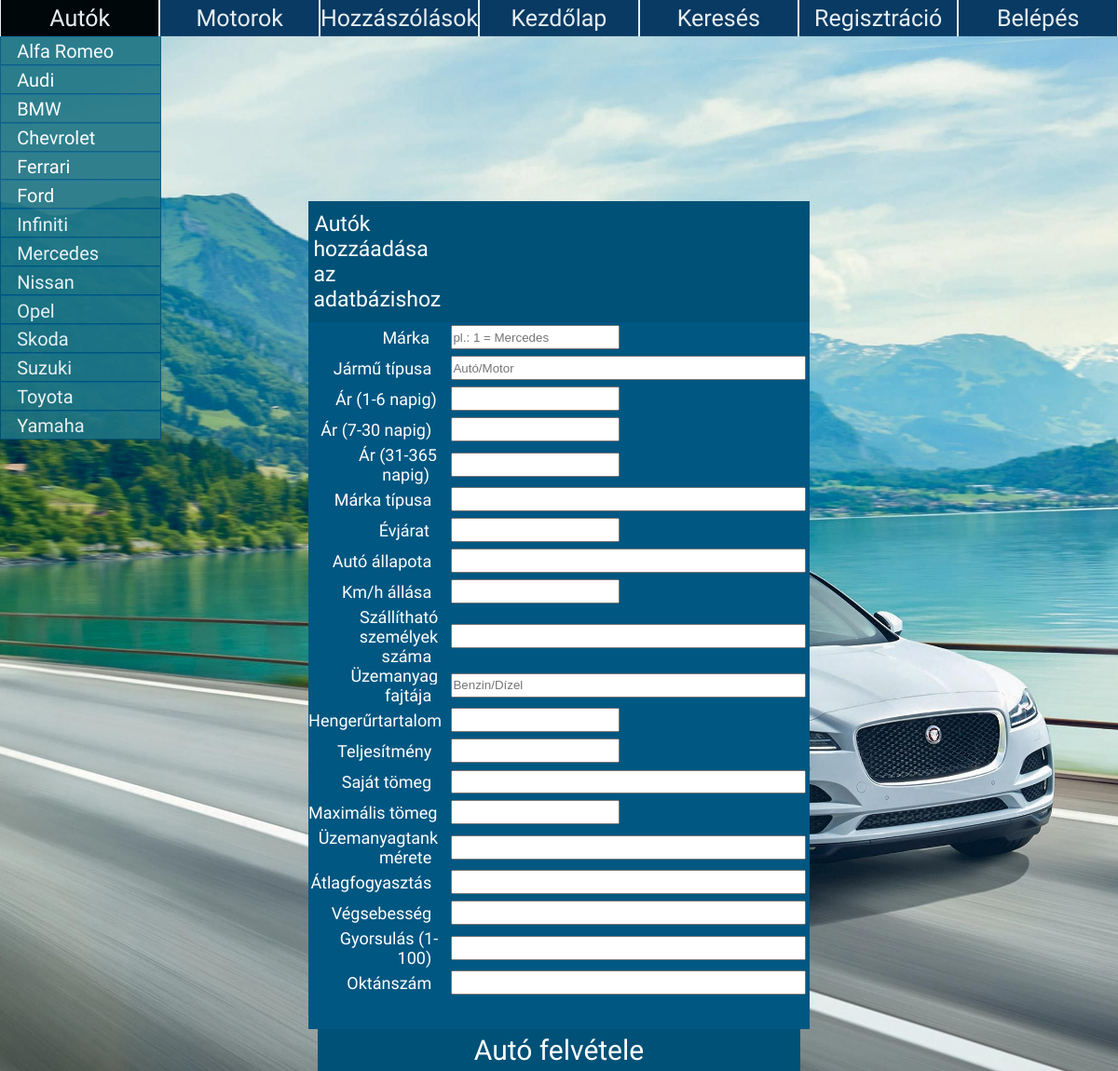
The app's page /autok_hozzaadasa.php with its own data.
### tables this page shows
CREATE TABLE `automarka` (
  `id` varchar(60) NOT NULL
  
);

### connection.php (called while the page is built)
<?php
	$conn = mysqli_connect("localhost", "root", "") or die("Failed to connect");
	if ( false == mysqli_select_db($conn, "jarmuadatbazis" )  ) {
		return null;
	}
	else{
		mysqli_query($conn, 'SET NAMES UTF-8');
		mysqli_query($conn, 'SET character_set_results=utf8');
		mysqli_set_charset($conn, 'utf8');
		return $conn;
	}
?>

### controller.php (called while the page is built, shortened)
<?php
class Controller{
	public function ListCars() {
		include('connection.php');
		$result = mysqli_query( $conn,"SELECT automarka.id from automarka order by automarka.id ASC;");
		return $result;
	}
	public function ListMotors() {
		include('connection.php');
		$result = mysqli_query( $conn,"SELECT motormarka.id from motormarka order by motormarka.id ASC;");
		return $result;
	}
}
?>

### autok_hozzaadasa.php (the view, shortened to what this page needs)
<?php
	include('connection.php');
	include('controller.php');
?>
<html>
		<link rel = "stylesheet" href = "style.css"/>
	<head>
	</head>
		<body id = "bgStyle">
				<div id = "container">
				<ul id = "menu">
					<li>
						<a href="autok.php">Autók</a>
						<div>
							<?php
								$AllCars = new Cars();
								$AllCars->ListCars();
								$listCars = $AllCars->ListCars();
								while($getCars = mysqli_fetch_assoc($listCars)){
										echo '<a href = "">'. $getCars['id']. '</a>';
								}
							?>
						</div>
					</li>
					<li>
						<a href="motorok.php">Motorok</a>
					</li>
					<li>
						<a href="hozzaszolasok.php">Hozzászólások</a>
					</li>
					<li>
						<a href="adminpage.php">Kezdőlap</a>
					</li>
					<li><a href="kereses.php">Keresés</a></li>
					<li><a href="regisztracio.php">Regisztráció</a></li>
					<li>
						<a href="belepes.php">Belépés</a>
					</li>
				</ul>
			</div>
			<div align = "center">
				<form method = "POST" action = "autok_hozzaadasa.php" enctype = "multipart/form-data" name = "car_upload">
					<table align = "center" width = "43.2%" id = "styleofwords" border = "0px" cellpadding = "0" cellspacing = "0">
						<tr>
							<td height = "0px"  width = "90%" id = "styleofwords2a"><font id = "styleofwords2a">Autók hozzáadása az adatbázishoz</font></td>
							<td height = "0px"  width = "10%" id = "styleofwords2a"><font id = "styleofwords2a"></font></td>
						</tr>
						<tr>
							<td height = "33px" id = "styleofwords10" >Márka<font id = "styleofwords12"></font></td>
							<td height = "33px" id = "styleofwords11"><input  type = "number"
							style="height:26px;" name = "marka_id" size = "45" placeholder = "pl.: 1 = Mercedes" required/>
							</td>
						</tr>
						<tr>
							<td height = "33px" id = "styleofwords7" >Jármű típusa<font id = "styleofwords8"></font></td>
							<td height = "33px" id = "styleofwords9"><input type = "text"
							style="height:26px;" name = "jarmutipus_id" size = "45" placeholder = "Autó/Motor" required /></td>
						</tr>
						<tr>
							<td height = "33px" id = "styleofwords10" >Ár (1-6 napig)<font id = "styleofwords12"></font></td>
							<td height = "33px" id = "styleofwords11"><input type = "number"
							style="height:26px;" name = "ar_1" size = "45" placeholder = "" required /></td>
						</tr>
						<tr>
							<td height = "33px" id = "styleofwords7" >Ár (7-30 napig)<font id = "styleofwords8"></font></td>
							<td height = "33px" id = "styleofwords9"><input type = "number" style="height:26px;" name = "ar_2" size = "45" required /></td>
						</tr>
						<tr>
							<td height = "33px" id = "styleofwords10" >Ár (31-365 napig)<font id = "styleofwords12"></font></td>
							<td height = "33px" id = "styleofwords11"><input type = "number" style="height:26px;" name = "ar_3" size = "45" height = "20" required /></td>
						</tr>
						<tr>
							<td height = "33px" id = "styleofwords7" >Márka típusa<font id = "styleofwords8"></font></td>
							<td height = "33px" id = "styleofwords9"><input type = "text" style="height:26px;" name = "marka_tipus" size = "45" required /></td>
						</tr>
						<tr>
							<td height = "33px" id = "styleofwords10" >Évjárat<font id = "styleofwords12"></font></td>
							<td height = "33px" id = "styleofwords11"><input type = "number" style="height:26px;" name = "evjarat" size = "45" required /></td>
						</tr>
						<tr>
							<td height = "33px" id = "styleofwords7" >Autó állapota<font id = "styleofwords8"></font></td>
							<td height = "33px" id = "styleofwords9"><input type = "text" style="height:26px;" name = "allapot" size = "45" required /></td>
						</tr>
						<tr>
							<td height = "33px" id = "styleofwords7" >Km/h állása<font id = "styleofwords8"/></td>
							<td height = "33px" id = "styleofwords9"><input type = "number" style="height:26px;" name = "km_ora_allasa" size = "45" required/></td>
						</tr>
						<tr>
							<td height = "33px" id = "styleofwords7" >Szállítható személyek száma<font id = "styleofwords8"/></td>
							<td height = "33px" id = "styleofwords9"><input type = "number" style="height:26px; width: 100%;" name = "szallithato_szemelyek" size = "45" placeholder = "" required/></td>
						</tr>
						<tr>
							<td height = "33px" id = "styleofwords7" >Üzemanyag fajtája<font id = "styleofwords8"></font></td>
							<td height = "33px" id = "styleofwords9"><input type = "text" style="height:26px; width: 100%;" name = "uzemanyag" size = "45" placeholder = "Benzin/Dízel" required /></td>
						</tr>
						<tr>
							<td height = "33px" id = "styleofwords7" >Hengerűrtartalom<font id = "styleofwords8"></font></td>
							<td height = "33px" id = "styleofwords9"><input type = "number" style="height:26px;" name = "hengerurtartalom" size = "45" placeholder = "" required /></td>
						</tr>
						<tr>
							<td height = "33px" id = "styleofwords7" >Teljesítmény<font id = "styleofwords8"></font></td>
							<td height = "33px" id = "styleofwords9"><input type = "number" style="height:26px;" name = "teljesitmeny" size = "45" placeholder = "" required /></td>
						</tr>
						<tr>
							<td height = "33px" id = "styleofwords7" >Saját tömeg<font id = "styleofwords8"></font></td>
							<td height = "33px" id = "styleofwords9"><input type = "number" style="height:25px; width: 100%;" name = "sajat_tomeg" size = "45" placeholder = "" required /></td>
						</tr>
						<tr>
							<td height = "33px" id = "styleofwords7" >Maximális tömeg<font id = "styleofwords8"></font></td>
							<td height = "33px" id = "styleofwords9"><input type = "number" style="height:26px;" name = "maximalis_tomeg" size = "45" placeholder = "" required /></td>
						</tr>
						<tr>
							<td height = "33px" id = "styleofwords7" >Üzemanyagtank mérete<font id = "styleofwords8"></font></td>
							<td height = "33px" id = "styleofwords9"><input type = "number" style="height:26px; width: 100%;" name = "tank_meret" size = "45" placeholder = "" required /></td>
						</tr>
						<tr>
							<td height = "33px" id = "styleofwords7" >Átlagfogyasztás<font id = "styleofwords8"></font></td>
							<td height = "33px" id = "styleofwords9"><input type = "number" step = "0.01" style="height:26px; width: 100%;" name = "atlagfogyasztas" size = "45" placeholder = "" required /></td>
						</tr>
						<tr>
							<td height = "33px" id = "styleofwords7" >Végsebesség<font id = "styleofwords8"></font></td>
							<td height = "33px" id = "styleofwords9"><input type = "number" style="height:26px; width: 100%;" name = "vegsebesseg" size = "45" placeholder = "" required /></td>
						</tr>
						<tr>
							<td height = "33px" id = "styleofwords7" >Gyorsulás (1-100)<font id = "styleofwords8"></font></td>
							<td height = "33px" id = "styleofwords9"><input type = "number" step = "0.01" style="height:26px; width: 100%;" name = "gyorsulas" size = "45" placeholder = "" required /></td>
						</tr>
						<tr>
							<td height = "33px" id = "styleofwords7" >Oktánszám<font id = "styleofwords8"></font></td>
							<td height = "33px" id = "styleofwords9"><input type = "number" style="height:26px; width: 100%;" name = "oktanszam" size = "45" placeholder = "" required /></td>
						</tr>
						<tr>
							<td height = "33px" id = "styleofwords7" ><font id = "styleofwords8"></font></td>
							<td height = "33px" id = "styleofwords7" ><font id = "styleofwords8"></font></td>
						</tr>
						</table>
						<table align = "center" width = "43.2%" id = "styleofwords" border = "0px" cellpadding = "0" cellspacing = "0">
							<tr>
								<td width = "100%"><input type = "submit" class = "input" value = "Autó felvétele" name = "autofelvetel" /></td>
							</tr>
					</table>
				</form>
			</div>
		</body>
</html>

### style.css (style rules this page uses)
#styleofwords { font-family: "Electrolize"; }
#styleofwords2a { font-size: 23px; font-family: "Electrolize"; text-align: left; background: rgb(0, 81, 119); color: #ffffff; padding: 2% 2% 2% 1%; margin: 0 0 0 0; width: 100%; }
#styleofwords7 { font-size: 18px; font-family: "Electrolize"; text-align: right; background: rgb(0, 87, 130); color: #ffffff; padding: 0 2% 0 0%; margin: 0 0 0 0; }
#styleofwords8 { font-size: 15px; font-family: "Electrolize"; text-align: left; background: rgb(0, 87, 130); color: red; padding: 3.5px; margin: 0 0 0 0; }
#styleofwords9 { font-size: 23px; font-family: "Electrolize"; text-align: left; background: rgb(0, 87, 130); color: #ffffff; padding: 3.5px; margin: 0 0 0 0; }
#styleofwords10 { font-size: 18px; font-family: "Electrolize"; text-align: right; background: rgb(0, 87, 130); color: #ffffff; padding: 0 12 0 29; border-style: solid black 1px; }
#styleofwords11 { font-size: 23px; font-family: "Electrolize"; text-align: left; background: rgb(0, 87, 130); color: #ffffff; padding: 3.5px; margin: 0 0 0 1; }
#styleofwords12 { font-size: 18px; font-family: "Electrolize"; text-align: left; background: rgb(0, 87, 130); color: red; padding: 3.5px; margin: 0 0 0 1; }
* { padding: 0px; margin: 0px; }
div#container { width: 100%; }
ul#menu { width: 100%; list-style: none; position: fixed; }
ul#menu li { float: left; width: 14.285%; height: 38px; background: rgb(0, 81, 119); margin: 0 0 0 0; padding: 0px; font-family: "Electrolize"; }
ul#menu li a { height: 32px; text-decoration: none; font-size: 25px; font-family: "Electrolize", Helvetica, light; text-align: center; background: #0B3861; color: #ffffff; padding: 3% 0 1% 0%; display: block; border-style: solid; border-color: #ffffff; border-width: 0 0.5px 0 0.5; opacity: 0.9; transition: 2s ease; }
ul#menu li div a { float: left; width: 90%; height: 25.5px; text-decoration: none; font-size: 20px; font-family: "Electrolize"; text-align: center; color: #ffffff; padding: 0px; display: block; text-align: left; margin: 0 0 0px 0; padding: 2% 0 0% 10%; border-style: solid; border-color: #006697 #005177 #005177 #005177 ; border-width: 0.1px; margin: 0 0 0 0; opacity: 0.9; transition: 1.8s ease; }
ul#menu li div { display: none; transition: all 0.8s ease-in-out 3s; }
ul#menu li div a:nth-child(odd) { display: block; background-color: rgb(29 ,116, 131); font-family: "Electrolize"; }
ul#menu li div a:nth-child(even) { display: block; background-color: rgb(29 ,116, 131); font-family: "Electrolize"; }
#bgStyle { background: url('pictures/bgCar.jpg') no-repeat center center fixed; -webkit-background-size: cover; -moz-background-size: cover; -o-background-size: cover; background-size: cover; margin: 0; }
.input[type=submit] { padding: 5px 10px; font-size: 30px; font-family: "Electrolize"; text-align: center; width: 100%; height: 100%; cursor: pointer; outline: none; color: #fff; background-color: rgb(0, 81, 119); border: none; border-radius: 0 0 0 18; }
.input[type=submit] { padding: 5px 10px; font-size: 30px; font-family: "Electrolize"; text-align: center; width: 100%; height: 100%; cursor: pointer; outline: none; color: #fff; background-color: rgb(0, 81, 119); border: none; border-radius: 0 0 18 18; }

### records on screen
automarka: id "Alfa Romeo"
automarka: id "Audi"
automarka: id "BMW"
automarka: id "Chevrolet"
automarka: id "Ferrari"
automarka: id "Ford"
automarka: id "Infiniti"
automarka: id "Mercedes"
automarka: id "Nissan"
automarka: id "Opel"
automarka: id "Skoda"
automarka: id "Suzuki"
automarka: id "Toyota"
automarka: id "Yamaha"
